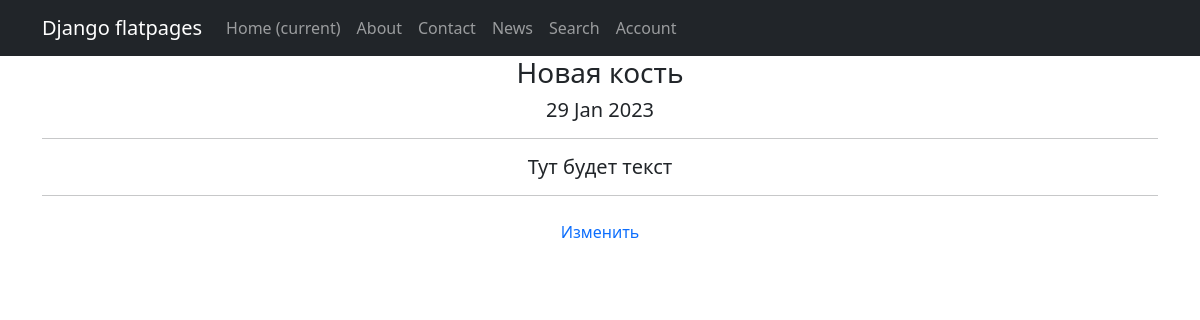
The page /news/45 on the database its author committed.
### news/models.py (models this page shows, shortened)
class Post(models.Model):
    author = models.ForeignKey(Author, on_delete=models.CASCADE)
    type = models.CharField(max_length=10, choices=TYPES, default='article')
    time_in = models.DateTimeField(auto_now_add=True)
    category = models.ManyToManyField(Category, through='PostCategory')
    title = models.CharField(max_length=255)
    text = models.TextField()
    rating = models.IntegerField(default=0)

### news/views.py (the view)
# urls.py: path('news/<int:pk>', NewDetail.as_view(), name='post_detail'),
class NewDetail(DetailView):
    model = Post
    template_name = 'new.html'
    context_object_name = 'new'

### news/templatetags/custom_filters.py (called while the page is built)
@register.filter()
def censor(text):
    non_cens = ['редиска', 'овечкин', 'новость', 'это', 'что', 'год']
    try:
        if not isinstance(text, str):
            raise CensorException('Error')
        for word in non_cens:
            text = re.sub(word, word[0] + '*' * (len(word) - 1), text)
            title_word = word.title()
            text = re.sub(title_word, title_word[0] + '*' * (len(word) - 1), text)
        return text
    except CensorException as e:
        print(e)

### templates/new.html (shortened to what this page needs)
{% extends 'flatpages/default.html' %}
{% load custom_filters %}
{% block content %}
<h3>{{ new.title|censor }}</h3>
<h5>{{ new.time_in|date:'j M Y' }}</h5>
<hr>
<h5>{{ new.text|censor }}</h5>
<hr>
<a class="nav-link" href="/news/{{new.id}}/edit">Изменить</a>
{% endblock content %}

### rows shown on the page
Post: title|censor "Новая кость", time_in "29 Jan 2023", text|censor "Тут будет текст"
